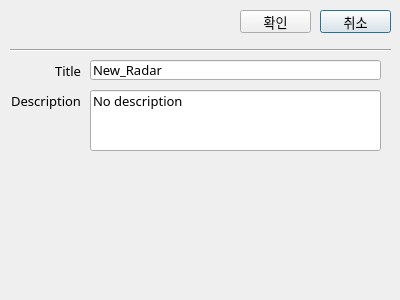
<?xml version="1.0" encoding="UTF-8"?>
<ui version="4.0">
 <class>Dialog</class>
 <widget class="QDialog" name="Dialog">
  <property name="geometry">
   <rect>
    <x>0</x>
    <y>0</y>
    <width>400</width>
    <height>300</height>
   </rect>
  </property>
  <property name="font">
   <font>
    <family>티머니 둥근바람 Regular</family>
    <pointsize>10</pointsize>
   </font>
  </property>
  <property name="windowTitle">
   <string>Dialog</string>
  </property>
  <widget class="Line" name="line">
   <property name="geometry">
    <rect>
     <x>10</x>
     <y>40</y>
     <width>381</width>
     <height>21</height>
    </rect>
   </property>
   <property name="orientation">
    <enum>Qt::Horizontal</enum>
   </property>
  </widget>
  <widget class="QLineEdit" name="description_lineEdit">
   <property name="geometry">
    <rect>
     <x>90</x>
     <y>90</y>
     <width>291</width>
     <height>61</height>
    </rect>
   </property>
   <property name="text">
    <string>No description</string>
   </property>
   <property name="alignment">
    <set>Qt::AlignLeading|Qt::AlignLeft|Qt::AlignTop</set>
   </property>
  </widget>
  <widget class="QPushButton" name="reject_pushButton">
   <property name="geometry">
    <rect>
     <x>320</x>
     <y>10</y>
     <width>71</width>
     <height>23</height>
    </rect>
   </property>
   <property name="text">
    <string>취소</string>
   </property>
  </widget>
  <widget class="QPushButton" name="accept_pushButton">
   <property name="geometry">
    <rect>
     <x>240</x>
     <y>10</y>
     <width>71</width>
     <height>23</height>
    </rect>
   </property>
   <property name="text">
    <string>확인</string>
   </property>
  </widget>
  <widget class="QLabel" name="label_2">
   <property name="geometry">
    <rect>
     <x>0</x>
     <y>90</y>
     <width>81</width>
     <height>21</height>
    </rect>
   </property>
   <property name="text">
    <string>Description</string>
   </property>
   <property name="alignment">
    <set>Qt::AlignRight|Qt::AlignTrailing|Qt::AlignVCenter</set>
   </property>
  </widget>
  <widget class="QLabel" name="label">
   <property name="geometry">
    <rect>
     <x>10</x>
     <y>60</y>
     <width>71</width>
     <height>21</height>
    </rect>
   </property>
   <property name="text">
    <string>Title</string>
   </property>
   <property name="alignment">
    <set>Qt::AlignRight|Qt::AlignTrailing|Qt::AlignVCenter</set>
   </property>
  </widget>
  <widget class="QLineEdit" name="title_lineEdit">
   <property name="geometry">
    <rect>
     <x>90</x>
     <y>60</y>
     <width>291</width>
     <height>20</height>
    </rect>
   </property>
   <property name="text">
    <string>New_Radar</string>
   </property>
  </widget>
 </widget>
 <resources/>
 <connections/>
</ui>
